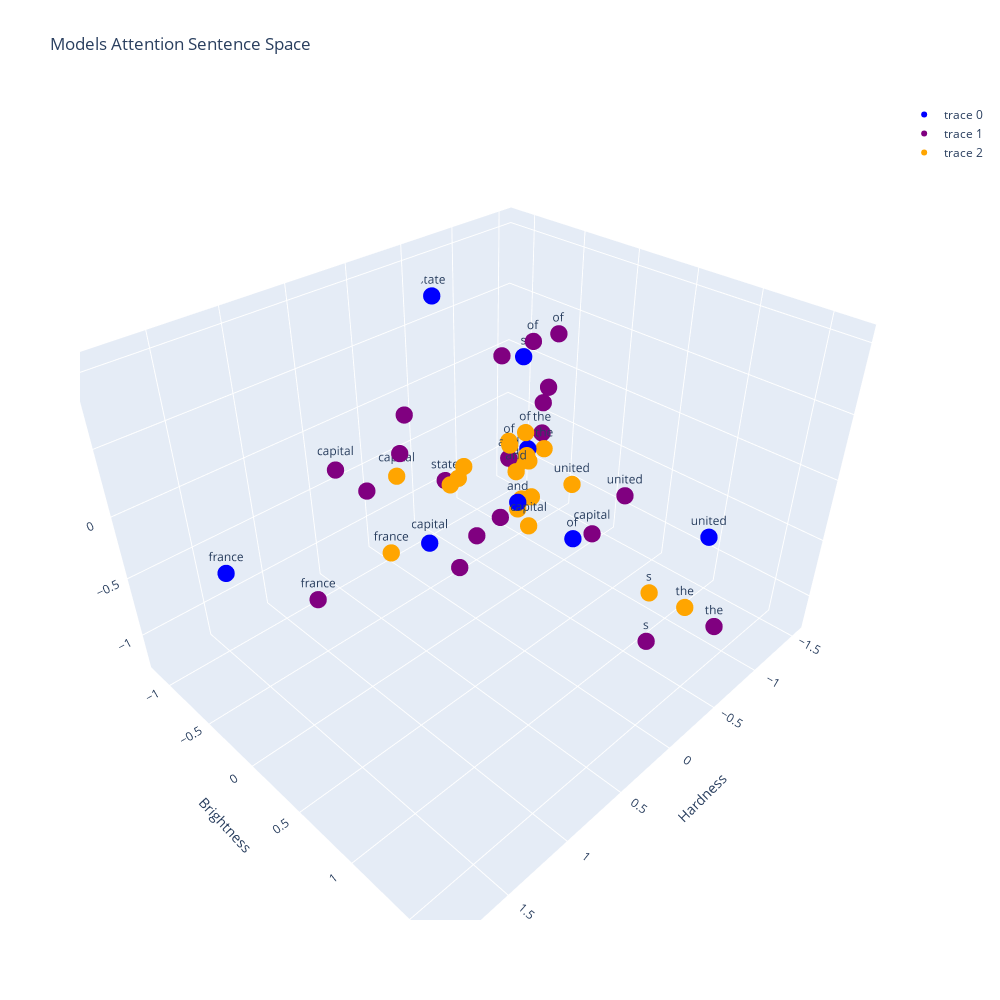

Notebook code cell kept with this figure:
### Code cell
u_sentences = [
  {
    "words": sentence_meanings_without_pos.detach().numpy(),
    "labels": u_tokenizer.tokenize(prompt),
    "color": "blue",
  },
  {
    "words": sentence_meanings.detach().numpy(),
    "labels": u_tokenizer.tokenize(prompt),
    "color": "purple",
  },
  {
    "words": sentence_context_vector.detach().numpy(),
    "labels": u_tokenizer.tokenize(prompt),
    "color": "orange",
  },
]

plot_tokens(u_sentences, "Models Attention Sentence Space")

### Figure 1 — Plotly figure (JSON) as saved in the notebook; plotly's stock layout.template omitted (floating-point values rounded to 4 significant figures)
{"data": [{"hoverinfo": "text", "marker": {"color": "blue", "size": 6}, "mode": "markers+text", "text": ["the", " ", "capital", " ", "of", " ", "united", " ", "state", "s", " ", "and", " ", "the", " ", "capital", " ", "of", " ", "france"], "type": "scatter3d", "x": [-1.526, -0.7448, -0.1002, -0.7448, -0.7121, -0.7448, -0.2223, -0.7448, -0.697, -0.07983, -0.7448, -0.111, -0.7448, -1.526, -0.7448, -0.1002, -0.7448, -0.7121, -0.7448, 1.879], "y": [-0.7502, -0.2022, -0.6092, -0.2022, 0.3037, -0.2022, 1.687, -0.2022, -1.161, 0.3417, -0.2022, 0.2927, -0.2022, -0.7502, -0.2022, -0.6092, -0.2022, 0.3037, -0.2022, -0.07213], "z": [-0.654, -0.2297, -0.9798, -0.2297, -0.7773, -0.2297, 0.2284, -0.2297, 0.6995, 0.9488, -0.2297, -0.1578, -0.2297, -0.654, -0.2297, -0.9798, -0.2297, -0.7773, -0.2297, 0.1578]}, {"hoverinfo": "text", "marker": {"color": "purple", "size": 6}, "mode": "markers+text", "text": ["the", " ", "capital", " ", "of", " ", "united", " ", "state", "s", " ", "and", " ", "the", " ", "capital", " ", "of", " ", "france"], "type": "scatter3d", "x": [-1.526, -0.2092, 0.9326, 0.7698, -0.1228, -0.4315, -0.1496, -0.4106, -0.5907, -0.3183, 0.5, -0.1583, -0.7518, -1.11, 0.1257, 0.7132, 0.6472, -0.5514, -0.6643, 1.834], "y": [-0.7502, -0.2013, -0.2774, -0.1935, 0.3777, -0.178, 1.128, -0.1555, -0.9515, 1.296, -0.1103, 0.1584, -0.07449, 1.35, -0.03567, 1.562, 0.004572, 0.2102, 0.04463, 0.7552], "z": [-0.654, -0.7509, 0.3166, 0.1223, 1.047, 0.6491, 0.2814, -0.6625, -0.7913, -0.8974, 0.5979, 0.1103, 0.2059, -1.234, -0.7692, 0.6792, 0.4344, 0.8985, 0.4077, 0.4377]}, {"hoverinfo": "text", "marker": {"color": "orange", "size": 6}, "mode": "markers+text", "text": ["the", " ", "capital", " ", "of", " ", "united", " ", "state", "s", " ", "and", " ", "the", " ", "capital", " ", "of", " ", "france"], "type": "scatter3d", "x": [-1.364, -0.3833, 0.6289, 0.4327, 0.06231, -0.2149, -0.02758, -0.488, -0.8795, -0.6646, 0.3295, -0.1033, -0.4629, -0.9981, -0.2338, 0.6268, 0.4249, -0.1742, -0.3606, 1.326], "y": [-0.5804, 0.07707, -0.06047, 0.2193, 0.3735, 0.1034, 0.8163, 0.0775, -0.4359, 1.05, 0.2349, 0.279, 0.06479, 1.152, 0.181, 1.058, 0.2853, 0.2892, 0.1359, 0.7178], "z": [-0.665, -0.369, 0.2308, 0.2051, 0.4016, 0.1941, 0.2735, -0.4011, -0.5518, -0.8285, 0.301, 0.08432, -0.09039, -1.104, -0.3295, 0.423, 0.2814, 0.3568, 0.03093, 0.432]}], "layout": {"height": 1000, "scene": {"xaxis": {"title": {"text": "Hardness"}}, "yaxis": {"title": {"text": "Brightness"}}, "zaxis": {"title": {"text": "Redness"}}}, "title": {"text": "Models Attention Sentence Space"}, "width": 1000}}
